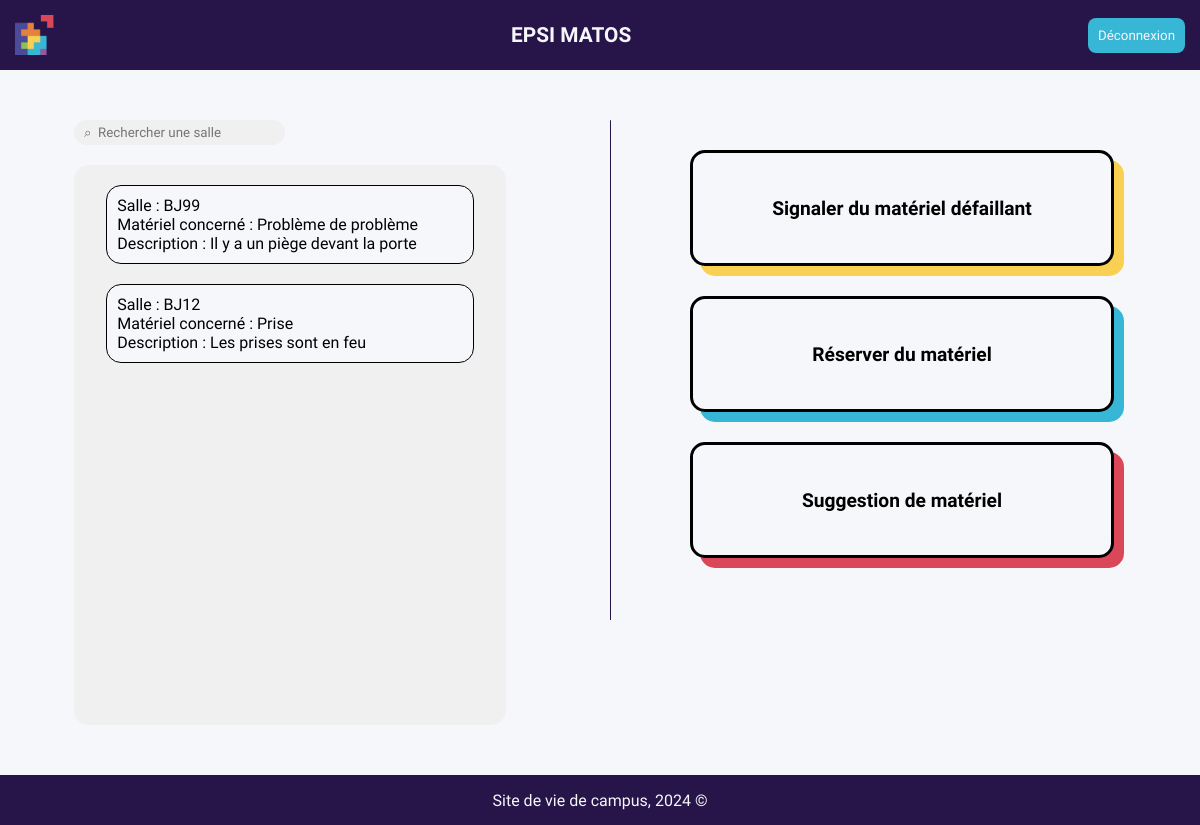
Page / (signed in) on the earlier database version.
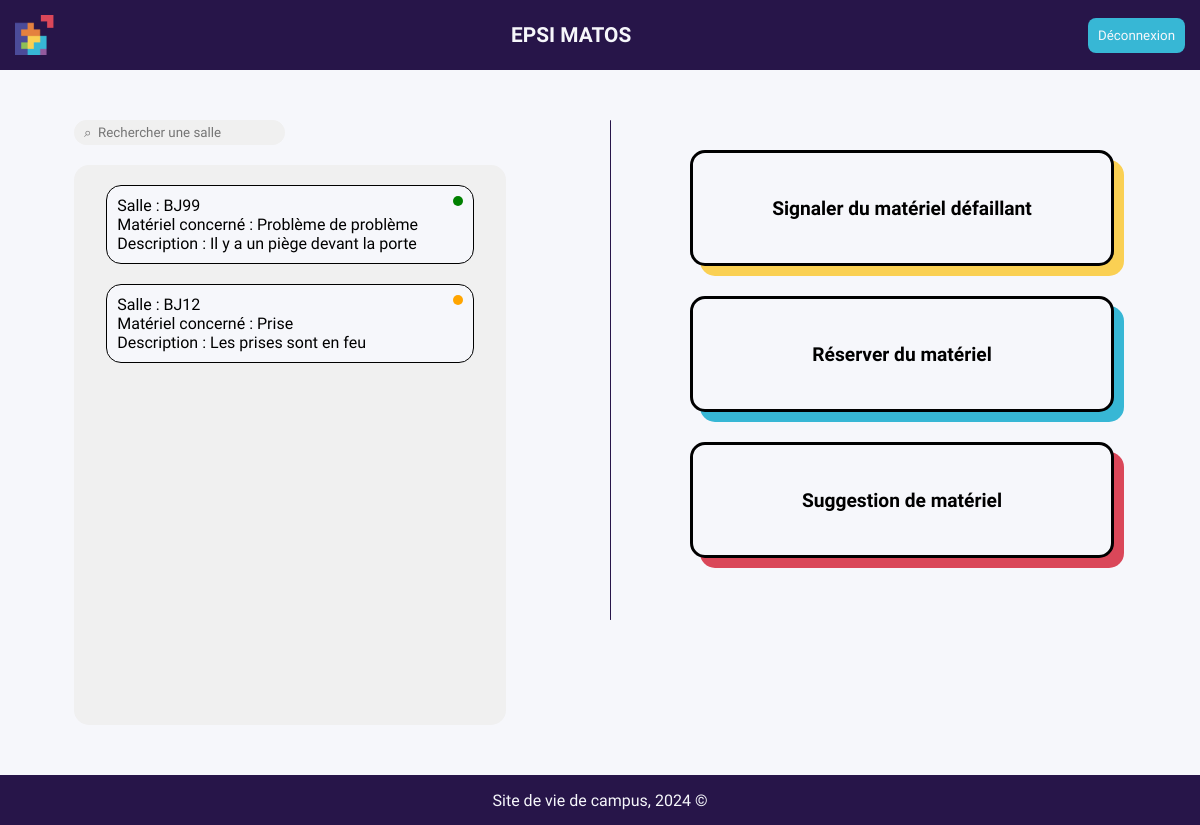
Same page on the later database version.
### tables this page shows
CREATE TABLE signalement(
    id INTEGER PRIMARY KEY AUTOINCREMENT,
    titre TEXT NOT NULL,
    salle TEXT NOT NULL,
    description TEXT NOT NULL,
    etat TEXT NOT NULL,
    id_user INTEGER,
    FOREIGN KEY (id_user) REFERENCES user(id)
);

### __init__.py (the view)
@app.route('/')
def ReadBDD():
    if 'authentifie' in session and session['authentifie']:
        conn = sqlite3.connect('database/database.db')
        cursor = conn.cursor()
        cursor.execute('SELECT titre, salle, description, etat FROM signalement')
        data = cursor.fetchall()
        conn.close()
        return render_template('home.html', data=data)
    else:
        return redirect('/')

### templates/home.html (shortened to what this page needs)
<!DOCTYPE html>
<html lang="fr">
<head>
    <link rel="stylesheet" type="text/css" href="{{ url_for('static', filename='css/header.css') }}">
    <link rel="stylesheet" type="text/css" href="{{ url_for('static', filename='css/home.css') }}">
</head>
<body>
    {% include 'header.html' %}
    <div id="home-container">
        <div id="left-section">
            <div id="left-items-container">
                <input class="searchbar" type="text" placeholder="⌕  Rechercher une salle">
                <div id="list-reports">
                    {% for row in data %}
                    <div id="report">
                        <div id="report-first-row">
                            Salle : {{ row[1] }}
                            <div id="status-color" class="{{ row[3] }}"></div>
                        </div>
                        <div>Matériel concerné : {{ row[0] }}</div>
                        <div>Description : {{ row[2] }}</div>
                    </div>
                    {% endfor %}
                </div>
            </div>
        </div>
        <div id="home-links">
            <a href="/report">
                <div class="custom-container" id="reports-bloc">
                    Signaler du matériel défaillant
                </div>
            </a>
            <a href="/booking">
                <div class="custom-container" id="bookings-bloc">
                    Réserver du matériel
                </div>
            </a>
            <a href="/suggestion">
                <div class="custom-container" id="suggestions-bloc">
                    Suggestion de matériel
                </div>
            </a>
        </div>
    </div>
</body>
<footer>
    {% include 'footer.html' %}
</footer>
</html>

### templates/header.html
<link rel="stylesheet" href="{{ url_for('static', filename='css/theme.css') }}">
<link rel="stylesheet" href="{{ url_for('static', filename='css/header.css') }}">
<div id="header-container">
    <div id="header-elements">
        <img id="icon" src="{{ url_for('static', filename='assets/epsi-logo.png') }}" alt="EPSI logo">
        <p id="header-title">EPSI MATOS</p>
        <div class="buttons">
            <button id="logout-btn" onclick="location.href='/sign_out'">Déconnexion</button>
        </div>
    </div>
</div>

### templates/footer.html (shortened to what this page needs)
<link rel="stylesheet" href="{{ url_for('static', filename='css/theme.css') }}">
<link rel="stylesheet" href="{{ url_for('static', filename='css/footer.css') }}">
<div id="footer-container">
    <p>Site de vie de campus, 2024 ©</p>
</div>

### static/css/header.css (style rules this page uses)
#header-container { display: flex; align-items: center; height: 70px; width: 100%; background-color: var(--deep-purple); }
#header-elements { width: 100%; display: flex; justify-content: space-between; align-items: center; padding: 0 15px; color: var(--white); }
#icon { height: 40px; }
#header-title { font-size: 1.3rem; font-weight: 600; }
#logout-btn { background-color: var(--blue); color: var(--white); border-style: none; border-radius: 8px; padding: 10px; }

### static/css/home.css (style rules this page uses)
#reports-bloc, #bookings-bloc, #suggestions-bloc { margin: 30px; height: 70px; width: 70%; }
#bookings-bloc { box-shadow: 10px 10px var(--blue); }
#suggestions-bloc { box-shadow: 10px 10px var(--pink); }
#home-container { display: flex; justify-content: space-between; margin-top: 50px; }
#home-links { width: 45%; }
#left-section { display: flex; flex-direction: column; justify-content: space-around; align-items: center; padding-left: 20px; width: 45%; }
#left-items-container { width: 80%; }
.searchbar { background-color: var(--light-grey); color: var(--grey); border-radius: 15px; border-style: none; padding: 5px 10px; margin-bottom: 20px; }
#list-reports { display: flex; flex-direction: column; border-radius: 15px; background-color: var(--light-grey); align-items: center; height: 70vh; width: 100%; }
#report { width: 80%; border-radius: 15px; border: 1px solid var(--black); padding: 10px; background-color: var(--white); margin-top: 20px; }
#report-first-row { display: flex; justify-content: space-between; }
.ferme { width: 10px; height: 10px; border-radius: 15px; background-color: green; }
.en-cours { width: 10px; height: 10px; border-radius: 15px; background-color: orange; }

### static/css/theme.css (style rules this page uses)
:root { --deep-purple: #271549; --blue: #37B7D5; --yellow: #FAD053; --orange: #FF6900; --white: #f6f7fb; --black: #000000; --pink: #DA4759; --light-purple: #BA33D4; --light-grey: #F0F0F0; --grey: #C6C6C6; --dark-grey: #6F6F6F; }
* { font-family: 'Source Sans 3', sans-serif; margin: 0; padding: 0; }
body { background-color: var(--white) }
a { text-decoration: none; color: var(--black); }
.custom-container { border-radius: 15px; background-color: var(--white); border: 3px var(--black) solid; font-size: 1.2em; font-weight: 600; text-align: center; align-content: center; padding: 20px; box-shadow: 10px 10px var(--yellow); transition: ease-in-out 0.3s; }

### static/css/footer.css (style rules this page uses)
#footer-container { display: flex; justify-content: center; align-items: center; height: 50px; width: 100%; margin-top: 50px; background-color: var(--deep-purple); color: var(--white); position: relative; bottom: 0; }

Differences in the rows shown:
changed signalement "BJ99": etat "Ouvert" → "ferme" (drawn)
changed signalement "BJ12": etat "Ouvert" → "en-cours" (drawn)
